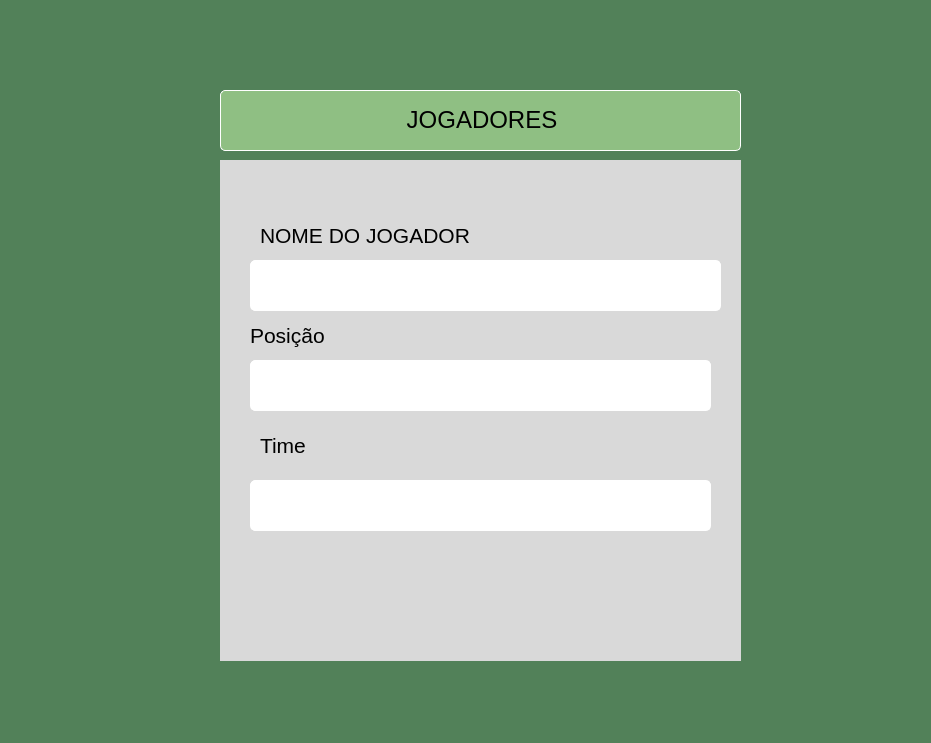
<?xml version="1.0" encoding="UTF-8"?>
<ui version="4.0">
 <class>Form</class>
 <widget class="QWidget" name="Form">
  <property name="geometry">
   <rect>
    <x>0</x>
    <y>0</y>
    <width>931</width>
    <height>743</height>
   </rect>
  </property>
  <property name="windowTitle">
   <string>Form</string>
  </property>
  <property name="styleSheet">
   <string notr="true">background-color: rgb(82, 129, 89);</string>
  </property>
  <widget class="QLabel" name="label">
   <property name="geometry">
    <rect>
     <x>220</x>
     <y>90</y>
     <width>521</width>
     <height>61</height>
    </rect>
   </property>
   <property name="styleSheet">
    <string notr="true">background-color: rgb(143, 191, 131);
border: 1px solid white;
border-radius: 5px;</string>
   </property>
   <property name="text">
    <string>&lt;!DOCTYPE HTML PUBLIC &quot;-//W3C//DTD HTML 4.0//EN&quot; &quot;http://www.w3.org/TR/REC-html40/strict.dtd&quot;&gt;
&lt;html&gt;&lt;head&gt;&lt;meta name=&quot;qrichtext&quot; content=&quot;1&quot; /&gt;&lt;meta charset=&quot;utf-8&quot; /&gt;&lt;style type=&quot;text/css&quot;&gt;
p, li { white-space: pre-wrap; }
hr { height: 1px; border-width: 0; }
li.unchecked::marker { content: &quot;\2610&quot;; }
li.checked::marker { content: &quot;\2612&quot;; }
&lt;/style&gt;&lt;/head&gt;&lt;body style=&quot; font-family:'Segoe UI'; font-size:9pt; font-weight:400; font-style:normal;&quot;&gt;
&lt;p align=&quot;center&quot; style=&quot; margin-top:0px; margin-bottom:0px; margin-left:0px; margin-right:0px; -qt-block-indent:0; text-indent:0px;&quot;&gt;&lt;span style=&quot; font-size:18pt;&quot;&gt;JOGADORES&lt;/span&gt;&lt;/p&gt;&lt;/body&gt;&lt;/html&gt;</string>
   </property>
  </widget>
  <widget class="QWidget" name="widget" native="true">
   <property name="geometry">
    <rect>
     <x>220</x>
     <y>160</y>
     <width>521</width>
     <height>501</height>
    </rect>
   </property>
   <property name="styleSheet">
    <string notr="true">background-color: rgb(217, 217, 217);</string>
   </property>
   <widget class="QLabel" name="label_2">
    <property name="geometry">
     <rect>
      <x>40</x>
      <y>50</y>
      <width>441</width>
      <height>51</height>
     </rect>
    </property>
    <property name="text">
     <string>&lt;!DOCTYPE HTML PUBLIC &quot;-//W3C//DTD HTML 4.0//EN&quot; &quot;http://www.w3.org/TR/REC-html40/strict.dtd&quot;&gt;
&lt;html&gt;&lt;head&gt;&lt;meta name=&quot;qrichtext&quot; content=&quot;1&quot; /&gt;&lt;meta charset=&quot;utf-8&quot; /&gt;&lt;style type=&quot;text/css&quot;&gt;
p, li { white-space: pre-wrap; }
hr { height: 1px; border-width: 0; }
li.unchecked::marker { content: &quot;\2610&quot;; }
li.checked::marker { content: &quot;\2612&quot;; }
&lt;/style&gt;&lt;/head&gt;&lt;body style=&quot; font-family:'Segoe UI'; font-size:9pt; font-weight:400; font-style:normal;&quot;&gt;
&lt;p style=&quot; margin-top:12px; margin-bottom:12px; margin-left:0px; margin-right:0px; -qt-block-indent:0; text-indent:0px;&quot;&gt;&lt;span style=&quot; font-size:16pt;&quot;&gt;NOME DO JOGADOR&lt;/span&gt;&lt;/p&gt;&lt;/body&gt;&lt;/html&gt;</string>
    </property>
   </widget>
   <widget class="QLabel" name="label_3">
    <property name="geometry">
     <rect>
      <x>30</x>
      <y>150</y>
      <width>91</width>
      <height>51</height>
     </rect>
    </property>
    <property name="text">
     <string>&lt;html&gt;&lt;head/&gt;&lt;body&gt;&lt;p&gt;&lt;span style=&quot; font-size:16pt;&quot;&gt;Posição&lt;/span&gt;&lt;/p&gt;&lt;/body&gt;&lt;/html&gt;</string>
    </property>
   </widget>
   <widget class="QLabel" name="label_4">
    <property name="geometry">
     <rect>
      <x>40</x>
      <y>260</y>
      <width>91</width>
      <height>51</height>
     </rect>
    </property>
    <property name="text">
     <string>&lt;html&gt;&lt;head/&gt;&lt;body&gt;&lt;p&gt;&lt;span style=&quot; font-size:16pt;&quot;&gt;Time&lt;/span&gt;&lt;/p&gt;&lt;/body&gt;&lt;/html&gt;</string>
    </property>
   </widget>
   <widget class="QLineEdit" name="lineEdit">
    <property name="geometry">
     <rect>
      <x>30</x>
      <y>100</y>
      <width>471</width>
      <height>51</height>
     </rect>
    </property>
    <property name="styleSheet">
     <string notr="true">background-color: rgb(255, 255, 255);
border: 1px solid white;
border-radius: 5px;</string>
    </property>
   </widget>
   <widget class="QLineEdit" name="lineEdit_2">
    <property name="geometry">
     <rect>
      <x>30</x>
      <y>200</y>
      <width>461</width>
      <height>51</height>
     </rect>
    </property>
    <property name="styleSheet">
     <string notr="true">background-color: rgb(255, 255, 255);
border: 1px solid white;
border-radius: 5px;</string>
    </property>
   </widget>
   <widget class="QLineEdit" name="lineEdit_3">
    <property name="geometry">
     <rect>
      <x>30</x>
      <y>320</y>
      <width>461</width>
      <height>51</height>
     </rect>
    </property>
    <property name="styleSheet">
     <string notr="true">background-color: rgb(255, 255, 255);
border: 1px solid white;
border-radius: 5px;</string>
    </property>
   </widget>
  </widget>
  <zorder>widget</zorder>
  <zorder>label</zorder>
 </widget>
 <resources/>
 <connections/>
</ui>
